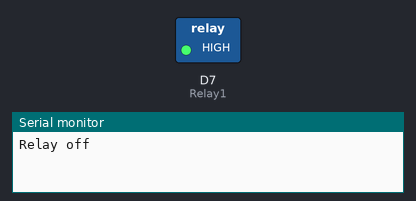
The sketch below on a simulated ESP8266 (NodeMCU). On the bench: switched loads named in the sketch (green lamp = pin HIGH), the last lines printed to the serial monitor.

Above: at 1.0 s.
At 3.0 s:
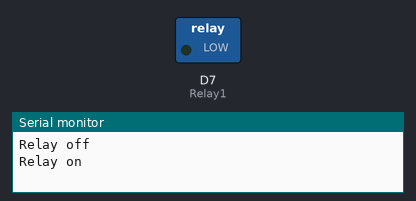
Timing chart, 0 to 5.2 s (numbered marks = the images above):
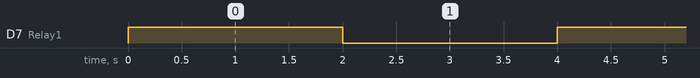

The sketch:

test_relay_without_output.ino
```cpp
int Relay1 = D7; // กำหนดขาใช้งาน
void setup()
{
  pinMode(Relay1, OUTPUT); // กำหนดขาทำหน้าที่ให้ขา D0 เป็น OUTPUT
  Serial.begin(9600);
}
void loop()
{
  Serial.println("Relay off");
  digitalWrite(Relay1, 1);
  delay(2000); // ดีเลย์ 1000ms
  Serial.println("Relay on");
  digitalWrite(Relay1, 0);
  delay(2000); // ดีเลย์ 1000ms
}
```

Measured:
- by itself, D7 (Relay1): alternates HIGH for 2.0 s and LOW for 2.0 s
